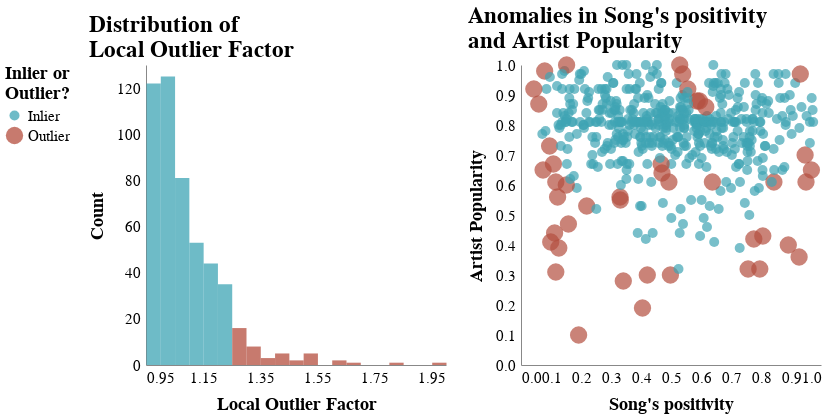

The notebook cell this image was saved under:
### Code cell
histogram_lof_anomalies_01 = plot_histogram_metric_outliers(df_01, 'local_outlier_factor', 'outliers_lof',
                                                              'Local Outlier Factor', brush, 0.05,
                                                              ['Distribution of','Local Outlier Factor'], dim_square=300)
scatterplot_lof_anomalies_01 = plot_features_outliers(df_01, 'valence', 'artist_popularity',
                                                        "Song's positivity", "Artist Popularity",
                                                        'outliers_lof', tooltips_lof, brush,
                                                        ["Anomalies in Song's positivity",
                                                         "and Artist Popularity"], dim_square=300)
grid_lof_anomalies_01 = (histogram_lof_anomalies_01|scatterplot_lof_anomalies_01)
grid_lof_anomalies_01 = set_plot_configurations(plot=grid_lof_anomalies_01, dim_square=300)
grid_lof_anomalies_01

### Figure 1 — Vega-Lite specification as saved in the notebook (floating-point values rounded to 4 significant figures; data arrays with more than 128 entries replaced by an {"elided": "..."} marker saying what was removed)
{"config": {"view": {"continuousWidth": 400, "continuousHeight": 300, "strokeWidth": 0}, "axis": {"grid": false, "labelFontSize": 15.0, "labelPadding": 5.1, "ticks": false, "titleFontSize": 18.0, "titlePadding": 10.2}, "font": "Georgia"}, "hconcat": [{"mark": {"type": "bar", "binSpacing": 0, "opacity": 0.75}, "encoding": {"color": {"field": "outliers_lof", "legend": {"labelFontSize": 15.0, "orient": "left", "title": ["Inlier or", "Outlier?"], "titleFontSize": 18.0}, "scale": {"domain": ["Inlier", "Outlier"], "range": ["#3EA4B4", "#B44E3E"]}, "type": "nominal"}, "x": {"axis": {"title": "Local Outlier Factor"}, "bin": {"step": 0.05}, "field": "local_outlier_factor", "type": "quantitative"}, "y": {"aggregate": "count", "axis": {"title": "Count"}, "type": "quantitative"}}, "height": 300, "selection": {"selector001": {"type": "interval"}}, "title": {"text": ["Distribution of", "Local Outlier Factor"], "anchor": "start", "fontSize": 22.5}, "width": 300}, {"mark": {"type": "circle", "opacity": 0.7}, "encoding": {"color": {"condition": {"field": "outliers_lof", "type": "nominal", "selection": "selector001"}, "value": "lightgray"}, "size": {"field": "outliers_lof", "legend": null, "scale": {"range": [100, 300]}, "type": "nominal"}, "tooltip": [{"field": "name", "title": "Song", "type": "nominal"}, {"field": "artist", "title": "Artist", "type": "nominal"}, {"field": "album", "title": "Album", "type": "nominal"}, {"field": "local_outlier_factor", "title": "LOF", "type": "quantitative"}, {"field": "valence", "title": "Song's positivity", "type": "quantitative"}, {"field": "artist_popularity", "title": "Artist Popularity", "type": "quantitative"}], "x": {"axis": {"title": "Song's positivity"}, "field": "valence", "type": "quantitative"}, "y": {"axis": {"title": "Artist Popularity"}, "field": "artist_popularity", "type": "quantitative"}}, "height": 300, "selection": {"selector001": {"type": "interval"}}, "title": {"text": ["Anomalies in Song's positivity", "and Artist Popularity"], "anchor": "start", "fontSize": 22.5}, "width": 300}], "data": {"name": "data-29e71075e33a7f1cab5532a04f88ff0b"}, "$schema": "https://vega.github.io/schema/vega-lite/v4.17.0.json", "datasets": {"data-29e71075e33a7f1cab5532a04f88ff0b": {"elided": "504 records"}}}
